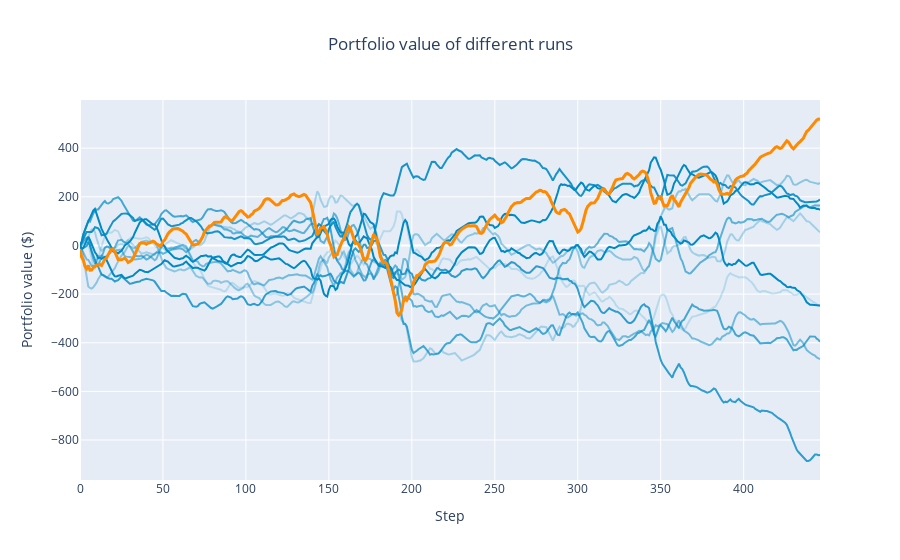
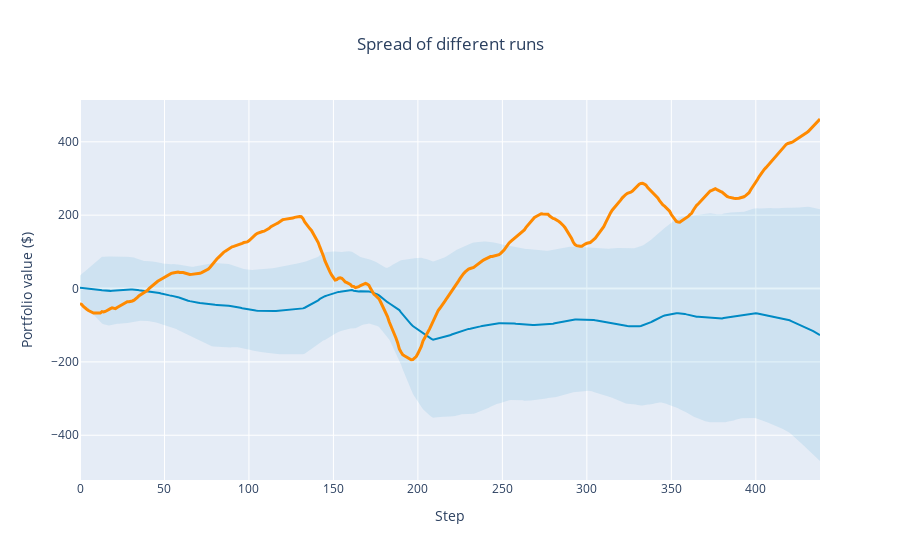

Notebook code cell kept with these figures, in order:
### Code cell
import plotly
from math import floor
import pickle
import plotly.graph_objects as go
from scipy.signal import savgol_filter

def smooth(y, factor):
    box = np.ones(factor)/factor
    y_smooth = np.convolve(y, box, mode='same')
    return y_smooth[:-(factor//2)]

def plot_runs(log_file='logs', train_test='train'):
    with open(f'data/{log_file}.pkl', 'rb') as handle:
        logs = pickle.load(handle)
        
    fig = go.Figure()
    
    hold       = smooth(logs['baseline'], 4)
    portfolios = logs['portfolio']

    for run, portfolio in enumerate(portfolios):
        scale = run / len(portfolios)
        
        portfolio = smooth(portfolio, 4)
        
        fig.add_trace(go.Scatter(x=list(range(len(portfolio))), 
                                 y=portfolio,
                                 mode='lines',
                                 line=dict(color=f'rgba(0, 138, 196, {scale + .2})'),
                                 name=f'Run {run+1}'))
        
    fig.add_trace(go.Scatter(x=list(range(len(hold))), 
                             y=hold,
                             mode='lines',
                             line=dict(color='#ff8a00', width=3),
                             name=f'Original'))
    
    fig.update_layout(
        xaxis=dict(title='Step'),
        yaxis=dict(title='Portfolio value ($)'),
        title='Portfolio value of different runs',
        title_x=0.5,
        showlegend = False)
    
    fig.show()
    
    fig = plot_spread(np.array(logs['portfolio']), 
            title='Spread of different runs', 
            xlabel='Step', 
            ylabel='Portfolio value ($)')
    
    fig.add_trace(go.Scatter(x=list(range(len(hold))), 
                             y=smooth(logs['baseline'], 20),
                             mode='lines',
                             line=dict(color='#ff8a00', width=3),
                             name=f'Original'))
    
    fig.show()
    
plot_runs('logs')

### Figure 1 — Plotly figure (JSON) as saved in the notebook; plotly's stock layout.template omitted (floating-point values rounded to 4 significant figures; data arrays with more than 128 entries replaced by an {"elided": "..."} marker saying what was removed)
{"data": [{"line": {"color": "rgba(0, 138, 196, 0.2)"}, "mode": "lines", "name": "Run 1", "type": "scatter", "x": {"elided": "447 int values"}, "y": {"elided": "447 float values"}}, {"line": {"color": "rgba(0, 138, 196, 0.30000000000000004)"}, "mode": "lines", "name": "Run 2", "type": "scatter", "x": {"elided": "447 int values"}, "y": {"elided": "447 float values"}}, {"line": {"color": "rgba(0, 138, 196, 0.4)"}, "mode": "lines", "name": "Run 3", "type": "scatter", "x": {"elided": "447 int values"}, "y": {"elided": "447 float values"}}, {"line": {"color": "rgba(0, 138, 196, 0.5)"}, "mode": "lines", "name": "Run 4", "type": "scatter", "x": {"elided": "447 int values"}, "y": {"elided": "447 float values"}}, {"line": {"color": "rgba(0, 138, 196, 0.6000000000000001)"}, "mode": "lines", "name": "Run 5", "type": "scatter", "x": {"elided": "447 int values"}, "y": {"elided": "447 float values"}}, {"line": {"color": "rgba(0, 138, 196, 0.7)"}, "mode": "lines", "name": "Run 6", "type": "scatter", "x": {"elided": "447 int values"}, "y": {"elided": "447 float values"}}, {"line": {"color": "rgba(0, 138, 196, 0.8)"}, "mode": "lines", "name": "Run 7", "type": "scatter", "x": {"elided": "447 int values"}, "y": {"elided": "447 float values"}}, {"line": {"color": "rgba(0, 138, 196, 0.8999999999999999)"}, "mode": "lines", "name": "Run 8", "type": "scatter", "x": {"elided": "447 int values"}, "y": {"elided": "447 float values"}}, {"line": {"color": "rgba(0, 138, 196, 1.0)"}, "mode": "lines", "name": "Run 9", "type": "scatter", "x": {"elided": "447 int values"}, "y": {"elided": "447 float values"}}, {"line": {"color": "rgba(0, 138, 196, 1.1)"}, "mode": "lines", "name": "Run 10", "type": "scatter", "x": {"elided": "447 int values"}, "y": {"elided": "447 float values"}}, {"line": {"color": "#ff8a00", "width": 3}, "mode": "lines", "name": "Original", "type": "scatter", "x": {"elided": "447 int values"}, "y": {"elided": "447 float values"}}], "layout": {"showlegend": false, "title": {"text": "Portfolio value of different runs", "x": 0.5}, "xaxis": {"title": {"text": "Step"}}, "yaxis": {"title": {"text": "Portfolio value ($)"}}}}

### Figure 2 — Plotly figure (JSON) as saved in the notebook; plotly's stock layout.template omitted (floating-point values rounded to 4 significant figures; data arrays with more than 128 entries replaced by an {"elided": "..."} marker saying what was removed)
{"data": [{"hoverinfo": "skip", "line": {"width": 0}, "mode": "lines", "type": "scatter", "x": {"elided": "439 int values"}, "y": {"elided": "439 float values"}}, {"fill": "tonexty", "fillcolor": "rgba(0, 138, 196, 0.1)", "line": {"color": "#008ac4", "width": 2}, "mode": "lines", "type": "scatter", "x": {"elided": "439 int values"}, "y": {"elided": "439 float values"}}, {"fill": "tonexty", "fillcolor": "rgba(0, 138, 196, 0.1)", "hoverinfo": "skip", "line": {"width": 0}, "mode": "lines", "type": "scatter", "x": {"elided": "439 int values"}, "y": {"elided": "439 float values"}}, {"line": {"color": "#ff8a00", "width": 3}, "mode": "lines", "name": "Original", "type": "scatter", "x": {"elided": "447 int values"}, "y": {"elided": "439 float values"}}], "layout": {"showlegend": false, "title": {"text": "Spread of different runs", "x": 0.5}, "xaxis": {"title": {"text": "Step"}}, "yaxis": {"title": {"text": "Portfolio value ($)"}}}}
